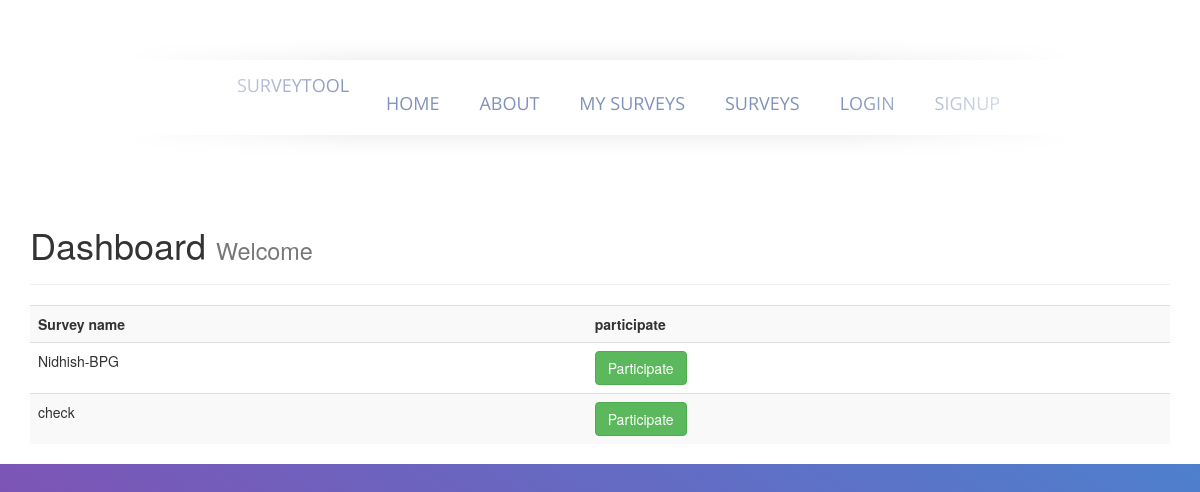
/showsurveys/, run on an earlier commit of the app's database.
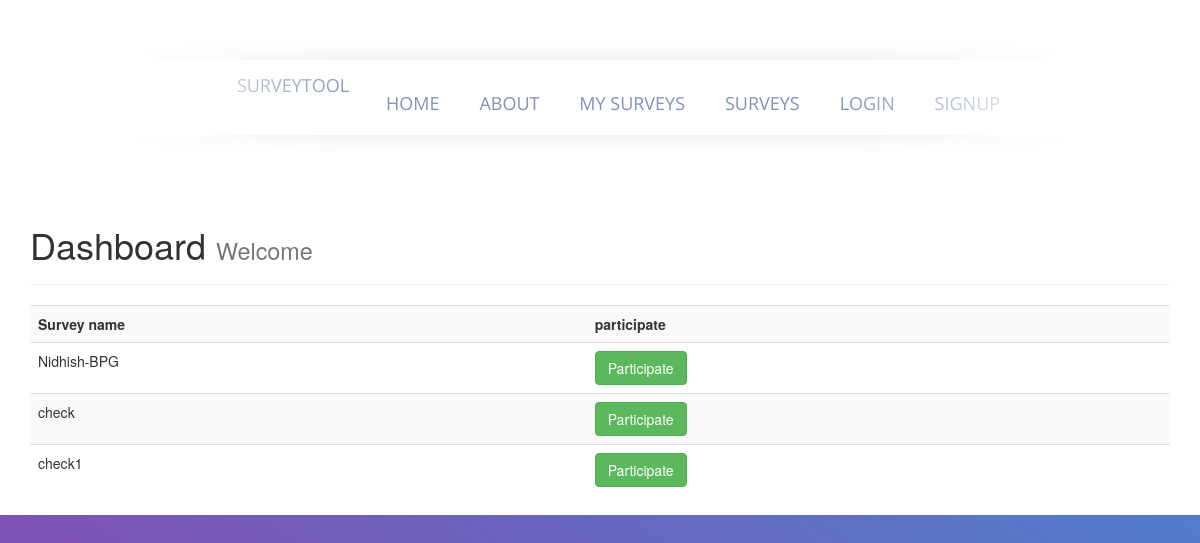
And on a later commit of the database.
### survey/models.py (models this page shows)
class Survey(models.Model):
	surveyname=models.CharField(max_length=50)
	surveymessage=models.TextField(max_length=2000,default='New Survey')
	numberofdays=models.IntegerField(default=0)
	userid=models.CharField(max_length=100,default='admin')
	check=models.BooleanField(default=True)
	check1=models.BooleanField(default=False)
	check2=models.BooleanField(default=False)
	check3=models.BooleanField(default=True)

### survey/views.py (the view)
# urls.py: url(r'^showsurveys/',survey_views.showsurveys, name='showsurveys'),
def showsurveys(request):
    user=request.user
    username=user.username
    survey_num=Survey.objects.filter(~Q(userid=username)).count()
    survey=Survey.objects.all()
    if survey_num > 0:
        return render(request,'survey/show_surveys.html',{'surveys': survey,'username':username})
    else:
        msg='No surveys found'
        return render(request,'survey/show_surveys.html',{'msg':msg})

### survey/templates/survey/show_surveys.html
{% extends "layout.html" %}
{% block body %}
    <h1>Dashboard <small> Welcome {{user.username}}</small></h1>
    <hr>
    <table class="table table-striped">
        <tr>
            <th>Survey name</th>
            <th>participate</th>
        </tr>
        {% for survey in surveys %}
            {% if survey.userid != username and survey.check1 is True and survey.check3 is True %}
            <tr>
                <td>{{survey.surveyname}}</td>
                <td><a class="btn btn-success" href="/participate/{{survey.id}}">Participate</a></td>
            </tr>
            {% endif %}
        {% endfor %}
    </table>
{% endblock %}

What changed in the data, as far as the page shows it:
now on this page (row edited): Survey: surveyname "check1"
